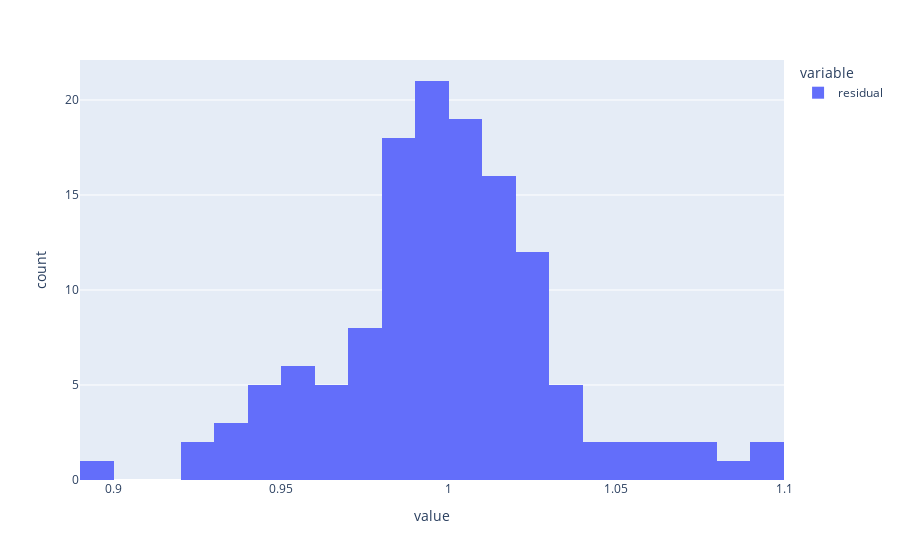

Here is the notebook cell this chart was saved with:
### Code cell
px.histogram(df_component_mul['residual'])

### Figure 1 — Plotly figure (JSON) as saved in the notebook; plotly's stock layout.template omitted (floating-point values rounded to 4 significant figures; data arrays with more than 128 entries replaced by an {"elided": "..."} marker saying what was removed)
{"data": [{"alignmentgroup": "True", "bingroup": "x", "hovertemplate": "variable=residual<br>value=%{x}<br>count=%{y}<extra></extra>", "legendgroup": "residual", "marker": {"color": "#636efa", "pattern": {"shape": ""}}, "name": "residual", "offsetgroup": "residual", "orientation": "v", "showlegend": true, "type": "histogram", "x": {"elided": "132 float values"}, "xaxis": "x", "yaxis": "y"}], "layout": {"barmode": "relative", "legend": {"title": {"text": "variable"}, "tracegroupgap": 0}, "margin": {"t": 60}, "xaxis": {"anchor": "y", "domain": [0, 1], "title": {"text": "value"}}, "yaxis": {"anchor": "x", "domain": [0, 1], "title": {"text": "count"}}}}
